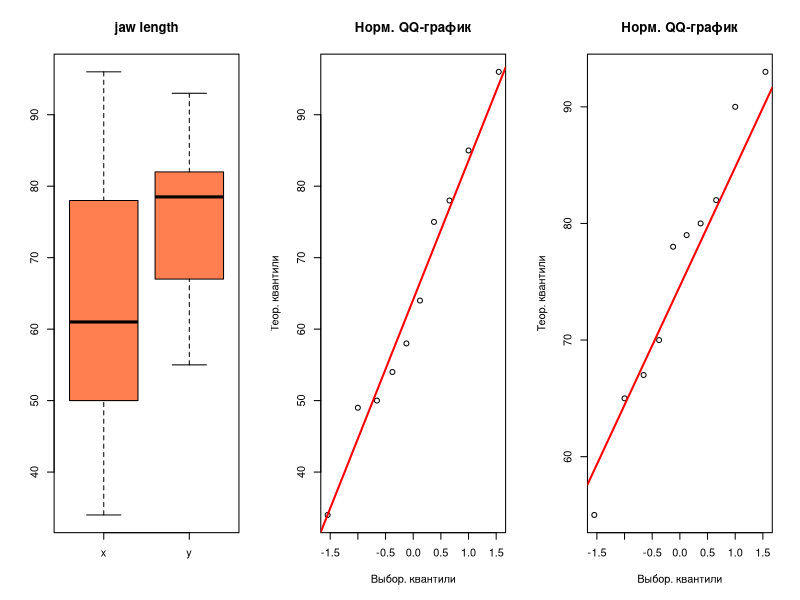

Reproduce this figure in R.
#В средней школе проведены тесты на определение уровня психологической готовности к
# вузовской системе обучения для мальчиков (группа A) и девочек
#(группа B). Исследования отвергли предположение о наличии существенного сдвига
#между выборками. Используя критерий Ансари–Бредли, определите, однородны ли
#эти выборки по степени разброса значений показателя
##########Критерий Ансари-Бредли##########

x<-c(85, 64, 50, 78, 49, 96, 34, 58, 75, 54)
y<-c(65, 78, 93, 55, 70, 90, 80, 79, 82, 67)

##########Визуализация##################
par(mfrow=c(1,3))

boxplot(x, y, col ="coral", main = "jaw length", outer = T,
        names=c("x", "y"))

qqnorm(x, xlab="Выбоp. квантили", ylab="Теор. квантили", main="Норм. QQ-график")
qqline(x,lwd=2 , col="red")

qqnorm(y, xlab="Выбоp. квантили", ylab="Теор. квантили", main="Норм. QQ-график")
qqline(y,lwd=2 , col="red")

shapiro.test(x)
shapiro.test(y)

dev.off()


###часть выборки без связей  1, 2 и 6-я пары#####

x1<-c(120, 107, 111)
y1<-c(110, 112, 105)

nx1<-length(x1)
ny1<-length(y1)
n1<-nx1+ny1

label=rep(c("male", "female"), each=3) #label - факторная переменная (уровни градации для length)  
length=c(x1, y1)#length - анализируемая числовая переменная
Data1=data.frame(label, length)

ansari_ranks<-function(x){
  n<-length(x)
  r<-rank(x)
  ansari_ranks<-pmin(r, n - r + 1) 
}

a1<-ansari_ranks(Data1$length)
print(a1)

abx<-sum(a1[which(Data1$label=='male')])
print(abx)

ls<-as.matrix(t(combn(n1, nx1)))#матрица возможных позиций рангов для x1  

head(ls, 15)
#tail(ls, 5)

#ранги в нужном порядке
n1<-6
if(n1%%2!=0){
  zz<-seq(1, ((n1+1)/2))
  aa1<-c(zz, rev(zz[1:((n1+1)/2-1)]))
}else{
  zz<-seq(1, (n1/2))
  aa1<-c(zz, rev(zz))
}


stats<-rep(0, nrow(ls))
for(i in 1:nrow(ls)){#вектор возможных значений статистики Ансари-Брэдли
  stats[i]<-sum(aa1[ls[i, ]])#по номерам элементов из ls[i] берём ранги aa1 и суммируем   
}

pv1<-sum((stats<=abx))/nrow(ls)
pv2<-sum((stats>=abx))/nrow(ls)

if(min(pv1, pv2)<0.5){
  pv<-2*min(pv1, pv2)
}else{
  pv<-2*(1-min(pv1, pv2))  
}

print(pv)

statu<-sort(unique(stats))#определяем уникальные значения

##таблица верхних критических точек
abw<-cumsum(tabulate(match(stats,statu)))/length(stats)#определяем вероятности уникальных значений

wcrit<-matrix(c(rev(abw), abw), nrow=2, ncol=length(abw), byrow=T)#таблица критичеких точек
colnames(wcrit)<-statu
rownames(wcrit)<-c("P(T+>=k)", "P(T+<=k)")

print(wcrit)#сравнить с таблицей в pdf файле

#Замечание: верхние и нижние точки связаны - t_low=0.5m(m+n+2)-t_up
#t_up=7 - > P(X>=t_up)=.3
#t_low=0.5*3*(3+3+2)-7=5 -> P(X<=t_low)=0.3



####################Асимптотика ##################
#Создаём фрейм данных##########
nx<-length(x)
ny<-length(y)
n<-nx+ny

label=rep(c("male", "female"), c(nx, ny)) #label - факторная переменная (уровни градации для length)  
length=c(x, y)#length - анализируемая числовая переменная
Data=data.frame(label, length)

#a<-ansari_ranks(Data$length)
#abx<-sum(a[which(Data$label=='male')])

ord<-order(Data$length)
lord<-Data$label[ord]#метка принадлежности ранга 
lenord<-Data$length[ord]#значения по возрастанию.    

if(n%%2==0){
  a<-seq(1:(n/2))
  r<-c(a, rev(a))#ранг Ансари-Бредли без учета связей 
}else{
  a<-seq(1:((n+1)/2-1))
  r<-c(a, (n+1)/2,rev(a))
} 

uniqVals <- unique(lenord)
rcor <- tapply(r, lenord, mean)#ранг Ансари-Бредли с учётом связей 
corected <- data.frame(rcor, uniqVals)
uncor <- data.frame(lenord, lord, r)
dat <- merge(x = uncor, y = corected,by.x = "lenord",by.y = "uniqVals")
print(dat)

####сумма по фрейму данных - функция aggregate
abx<-aggregate(dat$rcor,      #Выбираем столбец
               by = list(dat$lord),#Выбираем индикатор -> порядок по алфавиту  сначала 1-female(Y), 2-male(X)
               FUN = sum)$x[2]     #в методе берём данные по самцам - male(X)

ul<-length(unique(Data$length))

if(n%%2==0){ #объём выборки чётный 
  mabx<-nx*(nx+ny+2)/4#среднее
  if(ul==n){
    dabx<-nx*ny*(nx+ny+2)*(nx+ny-2)/48/(nx+ny-1) #дисперcия без связок
  }else{
    dabx<-nx*ny*(16*sum(dat$rcor^2)-(nx+ny)*(nx+ny+2)^2)/16/(nx+ny)/(nx+ny-1)#дисперcия с учётом связок
  }}else{#объём выборки нечётный
    mabx<-nx*(nx+ny+1)^2/4/(nx+ny)#среднее
    if(ul==n){
      dabx<-nx*ny*(nx+ny+1)*(3+(nx+ny)^2)/48/(nx+ny)^2 #дисперcия без связок     
    }else{
      dabx<-nx*ny*(16*(nx+ny)*sum(dat$rcor^2)-(nx+ny+1)^4)/16/(nx+ny)^2/(nx+ny-1)#дисперcия с учётом связок
    }
  }

abw<-(abx-mabx)/sqrt(dabx)#нормализованная статистика Ансари-Брэдли
pv<-2-2*pnorm(abs(abw))

if(pv<0.05){
  res<-matrix(c(round(abx, digits=3), round(abw, digits=3), round(pv,digits=3),  "H1"), nrow=1, ncol=4, byrow=T)
  colnames(res)<-c("Stat", "Norm.stat", "pv", "Decision")
  rownames(res)<-"two sided"
  print(res)
}else{
  res<-matrix(c(round(abx, digits=3), round(abw, digits=3), round(pv,digits=3),  "H0"), nrow=1, ncol=4, byrow=T)
  colnames(res)<-c("Stat", "Norm.stat", "pv", "Decision")
  rownames(res)<-"two sided"
  
  print(res) 
}



